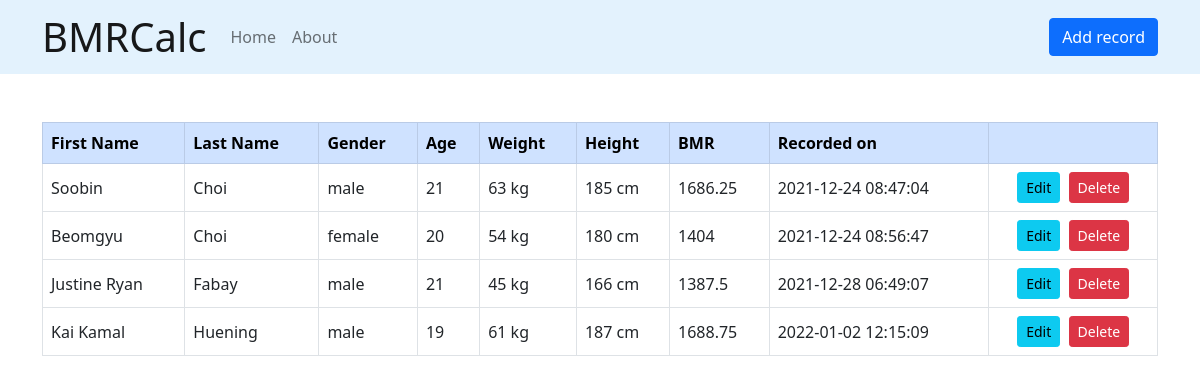
The app's page /records.php with its own data.
### tables this page shows
CREATE TABLE `bmr_tb` (
  `id` int(200) NOT NULL,
  `first_name` varchar(50) NOT NULL,
  `last_name` varchar(50) NOT NULL,
  `gender` varchar(10) NOT NULL,
  `age` int(11) NOT NULL,
  `weight` float NOT NULL,
  `height` float NOT NULL,
  `bmr` float NOT NULL,
  `recorded_on` timestamp NOT NULL DEFAULT current_timestamp()
);

### records.php (the view, shortened to what this page needs)
<!DOCTYPE html>
<html>
<head>
	<link href="https://cdn.jsdelivr.net/npm/bootstrap@5.0.2/dist/css/bootstrap.min.css" rel="stylesheet">
	<link rel="stylesheet" href="bmr.css">
</head>
<body>
	<nav class="navbar navbar-expand-lg navbar-light">
	  <div class="container">
	    <a class="navbar-brand" href="#"><span class="display-6"><strong>BMR</strong>Calc</span></a>
	    <div class="collapse navbar-collapse" id="navbarText">
	      <ul class="navbar-nav me-auto mb-2 mb-lg-0">
	        <li class="nav-item">
	          <a class="nav-link" aria-current="page" href="index.php">Home</a>
	        </li>
	        <li class="nav-item">
	          <a class="nav-link" href="about.php">About</a>
	        </li>
	      </ul>
	      <a class="btn btn-primary" href="index.php" role="button">Add record</a>
	    </div>
	  </div>
	</nav>
	<?php
		include('connect.php');
		$query_result = mysqli_query($db_connect, "SELECT * FROM bmr_tb ORDER BY id ASC");
	?>
	<div class="container">
		<div class="row justify-content-center mt-5">
			<div class="table-responsive-md">
				<table class="table table-hover table-bordered border-muted align-middle">
					<thead>
						<tr class="table-primary">
							<th scope="col">First Name</th>
							<th scope="col">Last Name</th>
							<th scope="col">Gender</th>
							<th scope="col">Age</th>
							<th scope="col">Weight</th>
							<th scope="col">Height</th>
							<th scope="col">BMR</th>
							<th scope="col">Recorded on</th>
							<th scope="col"></th>
						</tr>
					</thead>
					<tbody>
						<?php
							while ($result = mysqli_fetch_assoc($query_result)) {
								echo "<tr>";
								echo "<td>" . $result["first_name"] . "</td>";
								echo "<td>" . $result["last_name"] . "</td>";
								echo "<td>" . $result["gender"] . "</td>";
								echo "<td>" . $result["age"] . "</td>";
								echo "<td>" . $result["weight"] . " kg" . "</td>";
								echo "<td>" . $result["height"] . " cm" . "</td>";
								echo "<td>" . $result["bmr"] . "</td>";
								echo "<td>" . $result["recorded_on"] . "</td>";
								echo "<td class='text-center'><a class='btn btn-info btn-sm' href='update.php?id=$result[id]' role='button'>Edit</a>&nbsp;
								<a class='btn btn-danger btn-sm' href='delete.php?id=$result[id]' onClick='return confirmDeletion()'>Delete</a></td>";
								echo "</tr>";
							}
						?>
					</tbody>
				</table>
			</div>
		</div>
	</div>
</body>
</html>

### bmr.css (style rules this page uses)
.navbar { background-color: #e3f2fd; }

### records on screen
bmr_tb: first_name "Soobin", last_name "Choi", gender "male", age "21", weight "63", height "185", bmr "1686.25", recorded_on "2021-12-24 08:47:04"
bmr_tb: first_name "Beomgyu", last_name "Choi", gender "female", age "20", weight "54", height "180", bmr "1404", recorded_on "2021-12-24 08:56:47"
bmr_tb: first_name "Justine Ryan", last_name "Fabay", gender "male", age "21", weight "45", height "166", bmr "1387.5", recorded_on "2021-12-28 06:49:07"
bmr_tb: first_name "Kai Kamal", last_name "Huening", gender "male", age "19", weight "61", height "187", bmr "1688.75", recorded_on "2022-01-02 12:15:09"
